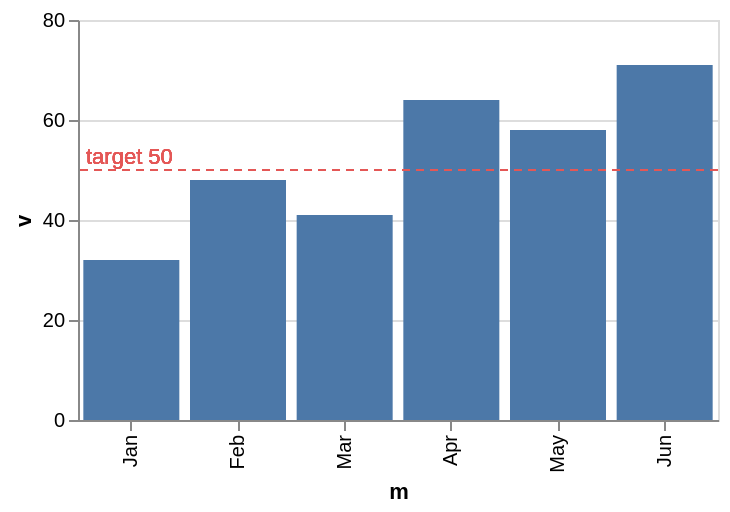

Source (Vega-Lite JSON):
### Vega-Lite specification from a JSON file in a GitHub repository (floating-point values rounded to 4 significant figures)
{"$schema": "https://vega.github.io/schema/vega-lite/v6.json", "description": "A datum on any channel: a threshold rule and its label at a constant y, drawn with the bars.", "width": 320, "height": 200, "data": {"values": [{"m": "Jan", "v": 32}, {"m": "Feb", "v": 48}, {"m": "Mar", "v": 41}, {"m": "Apr", "v": 64}, {"m": "May", "v": 58}, {"m": "Jun", "v": 71}]}, "layer": [{"mark": "bar", "encoding": {"x": {"field": "m", "type": "ordinal", "sort": null}, "y": {"field": "v", "type": "quantitative"}}}, {"mark": {"type": "rule", "color": "#e45756", "strokeDash": [4, 3]}, "encoding": {"y": {"datum": 50}}}, {"mark": {"type": "text", "align": "left", "dx": 4, "dy": -6, "color": "#e45756"}, "encoding": {"y": {"datum": 50}, "text": {"datum": "target 50"}, "x": {"value": 0}}}]}
